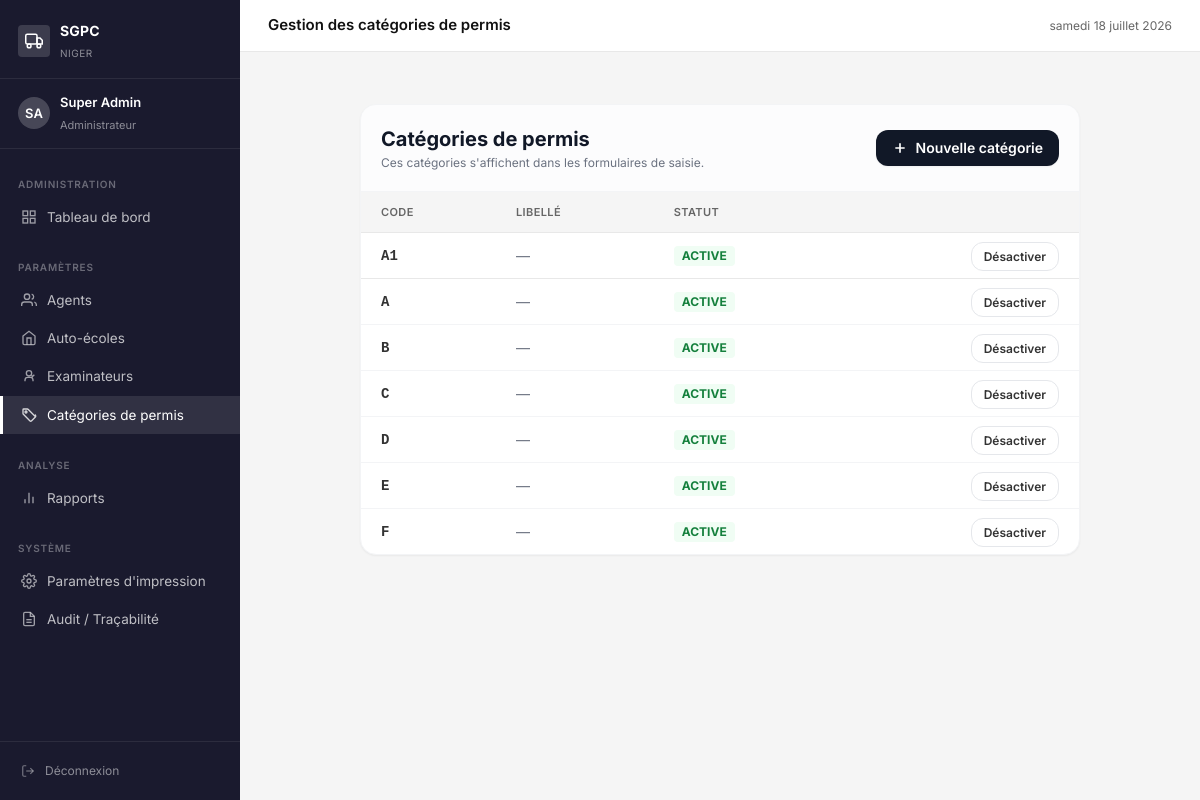
/admin-sgpc/categories/ (signed in), run on the app's committed database.
### core/models.py (models this page shows, shortened)
class ProfilAgent(models.Model):
    ROLE_CHOICES = [
        ('admin', 'Administrateur'),
        ('direction', 'Agent Direction'),
    ]
    user = models.OneToOneField(User, on_delete=models.CASCADE, related_name='profil')
    role = models.CharField(max_length=20, choices=ROLE_CHOICES, default='direction')
    telephone = models.CharField(max_length=20, blank=True)
    actif = models.BooleanField(default=True)
    date_creation = models.DateTimeField(auto_now_add=True)

class CategoriePermis(models.Model):
    code = models.CharField(max_length=5, unique=True)
    libelle = models.CharField(max_length=100, blank=True)
    actif = models.BooleanField(default=True)
    ordre = models.PositiveSmallIntegerField(default=0)
    class Meta:
        verbose_name = "Catégorie de permis"
        verbose_name_plural = "Catégories de permis"
        ordering = ['ordre', 'code']

### core/views.py (the view)
# urls.py: path('admin-sgpc/categories/', views.liste_categories, name='liste_categories'),
@login_required
@role_required('admin')
def liste_categories(request):
    categories = CategoriePermis.objects.all()
    return render(request, 'core/admin/categories/liste.html', {'categories': categories})

### templates/core/admin/categories/liste.html (shortened to what this page needs)
{% extends 'core/base.html' %}
{% block topbar_title %}Gestion des catégories de permis{% endblock %}
{% block content %}
<script src="https://cdn.tailwindcss.com"></script>
<div class="p-6 max-w-3xl mx-auto text-gray-800 antialiased">
  <div class="bg-white rounded-2xl border border-gray-100 shadow-sm overflow-hidden">
    <div class="p-5 border-b border-gray-100 bg-gray-50/50 flex items-center justify-between">
      <div>
        <h3 class="font-bold text-gray-900 text-xl">Catégories de permis</h3>
        <p class="text-xs text-gray-500 mt-0.5">Ces catégories s'affichent dans les formulaires de saisie.</p>
      </div>
      <a href="{% url 'creer_categorie' %}" class="inline-flex items-center gap-2 text-sm font-semibold px-4 py-2 bg-gray-900 text-white rounded-xl hover:bg-gray-700 transition shadow-sm">
        <svg class="w-4 h-4" fill="none" stroke="currentColor" stroke-width="2.5" viewBox="0 0 24 24"><line x1="12" y1="5" x2="12" y2="19"/><line x1="5" y1="12" x2="19" y2="12"/></svg>
        Nouvelle catégorie
      </a>
    </div>
    <div class="overflow-x-auto">
      <table class="w-full text-sm">
        <thead><tr class="bg-gray-50 text-gray-500 text-xs uppercase tracking-wide">
          <th class="px-5 py-3 text-left font-semibold">Code</th>
          <th class="px-5 py-3 text-left font-semibold">Libellé</th>
          <th class="px-5 py-3 text-left font-semibold">Statut</th>
          <th class="px-5 py-3 text-right font-semibold"></th>
        </tr></thead>
        <tbody class="divide-y divide-gray-100">
          {% for cat in categories %}
          <tr class="hover:bg-gray-50/60">
            <td class="px-5 py-3 font-bold font-mono">{{ cat.code }}</td>
            <td class="px-5 py-3 text-gray-500">{{ cat.libelle|default:"—" }}</td>
            <td class="px-5 py-3">
              {% if cat.actif %}<span class="inline-block px-2 py-0.5 bg-green-50 text-green-700 text-xs font-bold rounded uppercase">Active</span>
              {% else %}<span class="inline-block px-2 py-0.5 bg-red-50 text-red-700 text-xs font-bold rounded uppercase">Inactive</span>{% endif %}
            </td>
            <td class="px-5 py-3 text-right">
              <a href="{% url 'toggle_categorie' cat.pk %}"
                 class="text-xs font-semibold px-3 py-1.5 bg-white border border-gray-200 rounded-xl hover:bg-gray-50 transition"
                 onclick="return confirm('{% if cat.actif %}Désactiver{% else %}Activer{% endif %} cette catégorie ?')">
                {% if cat.actif %}Désactiver{% else %}Activer{% endif %}
              </a>
            </td>
          </tr>
          {% empty %}
          <tr><td colspan="4" class="px-5 py-12 text-center text-gray-400">Aucune catégorie. Cliquez "Nouvelle catégorie" pour commencer.</td></tr>
          {% endfor %}
        </tbody>
      </table>
    </div>
  </div>
</div>
{% endblock %}

### templates/core/base.html (shortened to what this page needs)
<!DOCTYPE html>
<html lang="fr">
<head>
  {% load static %}
  <link rel="stylesheet" href="{% static 'css/sgpc.css' %}">
</head>
<body>
<div class="layout">
  <aside class="sidebar" id="sidebar">
    <div class="sidebar-header">
      <div class="sidebar-brand">
        <div class="brand-icon">
          <svg width="18" height="18" fill="none" stroke="white" stroke-width="2" viewBox="0 0 24 24">
            <rect x="1" y="3" width="15" height="13" rx="2"/>
            <path d="M16 8h4l3 3v5h-7V8z"/>
            <circle cx="5.5" cy="18.5" r="2.5"/><circle cx="18.5" cy="18.5" r="2.5"/>
          </svg>
        </div>
        <div class="brand-text">
          <strong>SGPC</strong><span>Niger</span>
        </div>
      </div>
    </div>
    <div class="sidebar-user">
      <div class="user-avatar">{{ request.user.first_name|first|upper }}{{ request.user.last_name|first|upper }}</div>
      <div class="user-info">
        <strong>{{ request.user.get_full_name|truncatechars:22 }}</strong>
        <span>{{ request.user.profil.get_role_display }}</span>
      </div>
    </div>
    <nav class="sidebar-nav">
      {% with role=request.user.profil.role %}
      {% if role == 'admin' %}
      <div class="nav-section">Administration</div>
      <a href="{% url 'tableau_de_bord' %}" class="nav-item {% if request.resolver_match.url_name == 'tableau_de_bord' %}active{% endif %}">
        <svg width="16" height="16" fill="none" stroke="currentColor" stroke-width="2" viewBox="0 0 24 24"><rect x="3" y="3" width="7" height="7"/><rect x="14" y="3" width="7" height="7"/><rect x="3" y="14" width="7" height="7"/><rect x="14" y="14" width="7" height="7"/></svg>
        Tableau de bord
      </a>
      <div class="nav-section" style="margin-top:8px;">Paramètres</div>
      <a href="{% url 'liste_agents' %}" class="nav-item {% if 'agent' in request.resolver_match.url_name %}active{% endif %}">
        <svg width="16" height="16" fill="none" stroke="currentColor" stroke-width="2" viewBox="0 0 24 24"><path d="M17 21v-2a4 4 0 0 0-4-4H5a4 4 0 0 0-4 4v2"/><circle cx="9" cy="7" r="4"/><path d="M23 21v-2a4 4 0 0 0-3-3.87m-4-12a4 4 0 0 1 0 7.75"/></svg>
        Agents
      </a>
      <a href="{% url 'liste_auto_ecoles' %}" class="nav-item {% if 'auto_ecole' in request.resolver_match.url_name %}active{% endif %}">
        <svg width="16" height="16" fill="none" stroke="currentColor" stroke-width="2" viewBox="0 0 24 24"><path d="M3 9l9-7 9 7v11a2 2 0 0 1-2 2H5a2 2 0 0 1-2-2z"/><polyline points="9 22 9 12 15 12 15 22"/></svg>
        Auto-écoles
      </a>
      <a href="{% url 'liste_examinateurs' %}" class="nav-item {% if 'examinateur' in request.resolver_match.url_name %}active{% endif %}">
        <svg width="16" height="16" fill="none" stroke="currentColor" stroke-width="2" viewBox="0 0 24 24"><circle cx="12" cy="8" r="4"/><path d="M6 20v-2a4 4 0 0 1 4-4h4a4 4 0 0 1 4 4v2"/><polyline points="16 11 17 13 20 10"/></svg>
        Examinateurs
      </a>
      <a href="{% url 'liste_categories' %}" class="nav-item {% if 'categorie' in request.resolver_match.url_name %}active{% endif %}">
        <svg width="16" height="16" fill="none" stroke="currentColor" stroke-width="2" viewBox="0 0 24 24"><path d="M20.59 13.41 11 3.83A2 2 0 0 0 9.59 3H4a1 1 0 0 0-1 1v5.59a2 2 0 0 0 .59 1.41l9.58 9.59a2 2 0 0 0 2.82 0l5.59-5.59a2 2 0 0 0 0-2.83z"/><circle cx="7.5" cy="7.5" r="1.5"/></svg>
        Catégories de permis
      </a>
      <div class="nav-section" style="margin-top:8px;">Analyse</div>
      <a href="{% url 'rapports_admin' %}" class="nav-item {% if request.resolver_match.url_name == 'rapports_admin' %}active{% endif %}">
        <svg width="16" height="16" fill="none" stroke="currentColor" stroke-width="2" viewBox="0 0 24 24"><line x1="18" y1="20" x2="18" y2="10"/><line x1="12" y1="20" x2="12" y2="4"/><line x1="6" y1="20" x2="6" y2="14"/></svg>
        Rapports
      </a>
      <div class="nav-section" style="margin-top:8px;">Système</div>
      <a href="{% url 'parametres_impression' %}" class="nav-item {% if request.resolver_match.url_name == 'parametres_impression' or request.resolver_match.url_name == 'test_impression' %}active{% endif %}">
        Paramètres d'impression
      </a>
      <a href="{% url 'journal_audit' %}" class="nav-item {% if request.resolver_match.url_name == 'journal_audit' %}active{% endif %}">
        <svg width="16" height="16" fill="none" stroke="currentColor" stroke-width="2" viewBox="0 0 24 24"><path d="M14 2H6a2 2 0 0 0-2 2v16a2 2 0 0 0 2 2h12a2 2 0 0 0 2-2V8z"/><polyline points="14 2 14 8 20 8"/><line x1="16" y1="13" x2="8" y2="13"/><line x1="16" y1="17" x2="8" y2="17"/></svg>
        Audit / Traçabilité
      </a>
      {% endif %}
      {% endwith %}
    </nav>
    <div class="sidebar-footer">
      <a href="{% url 'deconnexion' %}" class="nav-item" style="color:rgba(255,255,255,.5);font-size:12px;padding:6px 0;">
        <svg width="14" height="14" fill="none" stroke="currentColor" stroke-width="2" viewBox="0 0 24 24"><path d="M9 21H5a2 2 0 0 1-2-2V5a2 2 0 0 1 2-2h4"/><polyline points="16 17 21 12 16 7"/><line x1="21" y1="12" x2="9" y2="12"/></svg>
        Déconnexion
      </a>
    </div>
  </aside>
  <div class="main">
    <div class="topbar">
      <div style="display:flex;align-items:center;gap:10px;">
        <span class="topbar-title">{% block topbar_title %}{% endblock %}</span>
      </div>
      <div class="topbar-right"><span>{% now "l d F Y" %}</span></div>
    </div>
    <div class="page-content">
      {% block content %}{% endblock %}
    </div>
  </div>
</div>
</body>
</html>

### static/css/sgpc.css (style rules this page uses)
:root { --noir: #111111; --gris-fonce: #333333; --gris-moyen: #666666; --gris-leger: #999999; --gris-clair: #e8e8e8; --gris-fond: #f5f5f5; --blanc: #ffffff; --accent: #1a1a2e; --accent-hover: #16213e; --accent-active: #0f3460; --vert: #1a7a4a; --rouge: #c0392b; --orange: #d35400; --bleu-info: #1565c0; --sidebar-w: 240px; --radius: 4px; --shadow: 0 1px 4px rgba(0,0,0,.10); }
*, *::before, *::after { box-sizing: border-box; margin: 0; padding: 0; }
body { font-family: 'Inter', 'Segoe UI', system-ui, sans-serif; font-size: 14px; color: var(--noir); background: var(--gris-fond); line-height: 1.5; }
a { color: inherit; text-decoration: none; }
.layout { display: flex; min-height: 100vh; }
.sidebar { width: var(--sidebar-w); background: var(--accent); display: flex; flex-direction: column; position: fixed; top: 0; left: 0; bottom: 0; z-index: 100; overflow-y: auto; }
.sidebar-header { padding: 20px 18px 16px; border-bottom: 1px solid rgba(255,255,255,.08); }
.sidebar-brand { display: flex; align-items: center; gap: 10px; }
.sidebar-brand .brand-icon { width: 32px; height: 32px; background: rgba(255,255,255,.15); border-radius: var(--radius); display: flex; align-items: center; justify-content: center; flex-shrink: 0; }
.sidebar-brand .brand-text strong { display: block; font-size: 14px; font-weight: 700; color: white; letter-spacing: .2px; }
.sidebar-brand .brand-text span { font-size: 10px; color: rgba(255,255,255,.5); text-transform: uppercase; letter-spacing: .5px; }
.sidebar-user { padding: 14px 18px; border-bottom: 1px solid rgba(255,255,255,.08); display: flex; align-items: center; gap: 10px; }
.user-avatar { width: 32px; height: 32px; background: rgba(255,255,255,.2); border-radius: 50%; display: flex; align-items: center; justify-content: center; font-size: 13px; font-weight: 600; color: white; flex-shrink: 0; }
.user-info { overflow: hidden; }
.user-info strong { display: block; font-size: 13px; font-weight: 600; color: white; white-space: nowrap; overflow: hidden; text-overflow: ellipsis; }
.user-info span { font-size: 11px; color: rgba(255,255,255,.5); }
.sidebar-nav { flex: 1; padding: 12px 0; }
.nav-section { padding: 16px 18px 6px; font-size: 10px; font-weight: 600; text-transform: uppercase; letter-spacing: .8px; color: rgba(255,255,255,.35); }
.nav-item { display: flex; align-items: center; gap: 10px; padding: 9px 18px; color: rgba(255,255,255,.72); font-size: 13.5px; cursor: pointer; transition: background .15s, color .15s; border-left: 3px solid transparent; }
.nav-item svg { flex-shrink: 0; opacity: .8; }
.nav-item.active { background: rgba(255,255,255,.1); color: white; border-left-color: white; }
.sidebar-footer { padding: 14px 18px; border-top: 1px solid rgba(255,255,255,.08); }
.main { margin-left: var(--sidebar-w); flex: 1; display: flex; flex-direction: column; min-width: 0; }
.topbar { background: var(--blanc); border-bottom: 1px solid var(--gris-clair); padding: 0 28px; height: 52px; display: flex; align-items: center; justify-content: space-between; position: sticky; top: 0; z-index: 50; }
.topbar-title { font-size: 15px; font-weight: 600; color: var(--noir); }
.topbar-right { display: flex; align-items: center; gap: 12px; font-size: 12px; color: var(--gris-moyen); }
.page-content { padding: 28px; flex: 1; }
table { width: 100%; border-collapse: collapse; font-size: 13.5px; }
thead th { background: var(--gris-fond); padding: 10px 14px; text-align: left; font-size: 11px; font-weight: 600; text-transform: uppercase; letter-spacing: .4px; color: var(--gris-moyen); border-bottom: 1px solid var(--gris-clair); white-space: nowrap; }
tbody tr { border-bottom: 1px solid var(--gris-clair); transition: background .12s; }
tbody td { padding: 10px 14px; color: var(--gris-fonce); vertical-align: middle; }

### data on the page
CategoriePermis: code "A1", libelle "—", actif "ACTIVE"
CategoriePermis: code "A", libelle "—", actif "ACTIVE"
CategoriePermis: code "B", libelle "—", actif "ACTIVE"
CategoriePermis: code "C", libelle "—", actif "ACTIVE"
CategoriePermis: code "D", libelle "—", actif "ACTIVE"
CategoriePermis: code "E", libelle "—", actif "ACTIVE"
CategoriePermis: code "F", libelle "—", actif "ACTIVE"

### other printed values
{{ request.user.first_name|first|upper }} "S"
{{ request.user.last_name|first|upper }} "A"
{{ request.user.get_full_name|truncatechars:22 }} "Super Admin"
{{ request.user.profil.get_role_display }} "Administrateur"
